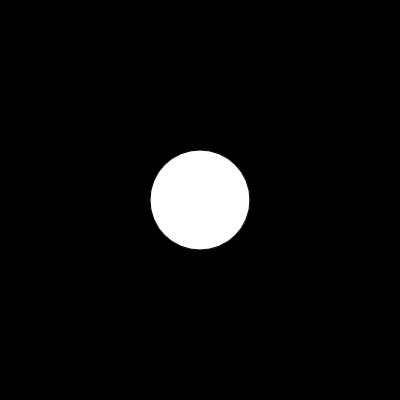
Frame 1 (no input)
Frame 60 (no input): identical to frame 1, image omitted
Frame 120 (the mouse pressed at the canvas centre since frame 60): identical to frame 1, image omitted

The p5.js sketch that drew this single still picture (run headless with seeded random() and noise() and a simulated clock; from frame 60 on, the mouse is pressed at the canvas centre):

// p5.js sketch
// ── sketch.js
var x = 200;
var y = 200;

function setup() {
  createCanvas(400, 400);
}

function draw() {
  background(0);
  circle(x, y, 100);                
}    
